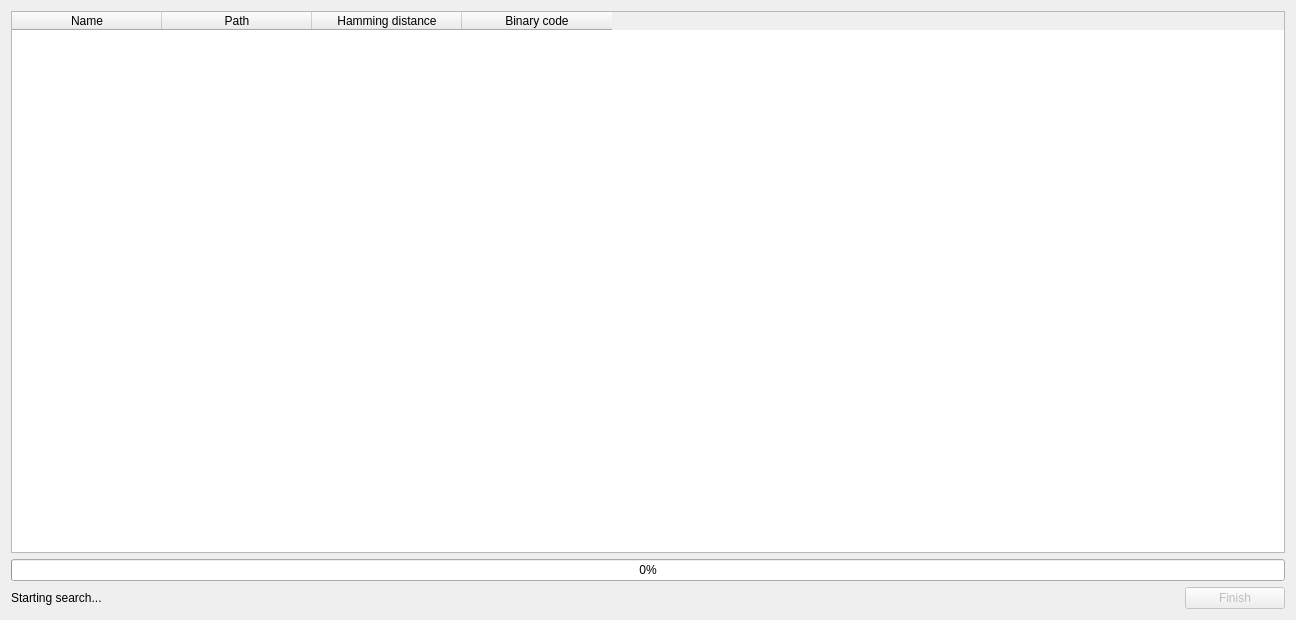
<?xml version="1.0" encoding="UTF-8"?>
<ui version="4.0">
 <class>SearchDialog</class>
 <widget class="QDialog" name="SearchDialog">
  <property name="geometry">
   <rect>
    <x>0</x>
    <y>0</y>
    <width>1296</width>
    <height>620</height>
   </rect>
  </property>
  <property name="windowTitle">
   <string>Dialog</string>
  </property>
  <layout class="QGridLayout" name="gridLayout">
   <item row="2" column="0">
    <widget class="QLabel" name="statusMessage">
     <property name="text">
      <string>Starting search...</string>
     </property>
    </widget>
   </item>
   <item row="2" column="1">
    <widget class="QPushButton" name="finishButton">
     <property name="enabled">
      <bool>false</bool>
     </property>
     <property name="maximumSize">
      <size>
       <width>100</width>
       <height>16777215</height>
      </size>
     </property>
     <property name="text">
      <string>Finish</string>
     </property>
     <property name="flat">
      <bool>false</bool>
     </property>
    </widget>
   </item>
   <item row="0" column="0" colspan="2">
    <widget class="QTableWidget" name="fileTable">
     <property name="enabled">
      <bool>true</bool>
     </property>
     <property name="frameShadow">
      <enum>QFrame::Sunken</enum>
     </property>
     <property name="midLineWidth">
      <number>0</number>
     </property>
     <property name="editTriggers">
      <set>QAbstractItemView::NoEditTriggers</set>
     </property>
     <property name="alternatingRowColors">
      <bool>true</bool>
     </property>
     <property name="selectionBehavior">
      <enum>QAbstractItemView::SelectRows</enum>
     </property>
     <property name="textElideMode">
      <enum>Qt::ElideRight</enum>
     </property>
     <property name="verticalScrollMode">
      <enum>QAbstractItemView::ScrollPerPixel</enum>
     </property>
     <property name="horizontalScrollMode">
      <enum>QAbstractItemView::ScrollPerPixel</enum>
     </property>
     <property name="showGrid">
      <bool>true</bool>
     </property>
     <property name="gridStyle">
      <enum>Qt::SolidLine</enum>
     </property>
     <attribute name="horizontalHeaderCascadingSectionResizes">
      <bool>true</bool>
     </attribute>
     <attribute name="horizontalHeaderMinimumSectionSize">
      <number>150</number>
     </attribute>
     <attribute name="horizontalHeaderHighlightSections">
      <bool>false</bool>
     </attribute>
     <attribute name="verticalHeaderCascadingSectionResizes">
      <bool>false</bool>
     </attribute>
     <attribute name="verticalHeaderDefaultSectionSize">
      <number>28</number>
     </attribute>
     <column>
      <property name="text">
       <string>Name</string>
      </property>
     </column>
     <column>
      <property name="text">
       <string>Path</string>
      </property>
     </column>
     <column>
      <property name="text">
       <string>Hamming distance</string>
      </property>
     </column>
     <column>
      <property name="text">
       <string>Binary code</string>
      </property>
     </column>
    </widget>
   </item>
   <item row="1" column="0" colspan="2">
    <widget class="QProgressBar" name="progbar">
     <property name="value">
      <number>0</number>
     </property>
     <property name="alignment">
      <set>Qt::AlignCenter</set>
     </property>
    </widget>
   </item>
  </layout>
 </widget>
 <resources/>
 <connections/>
</ui>
